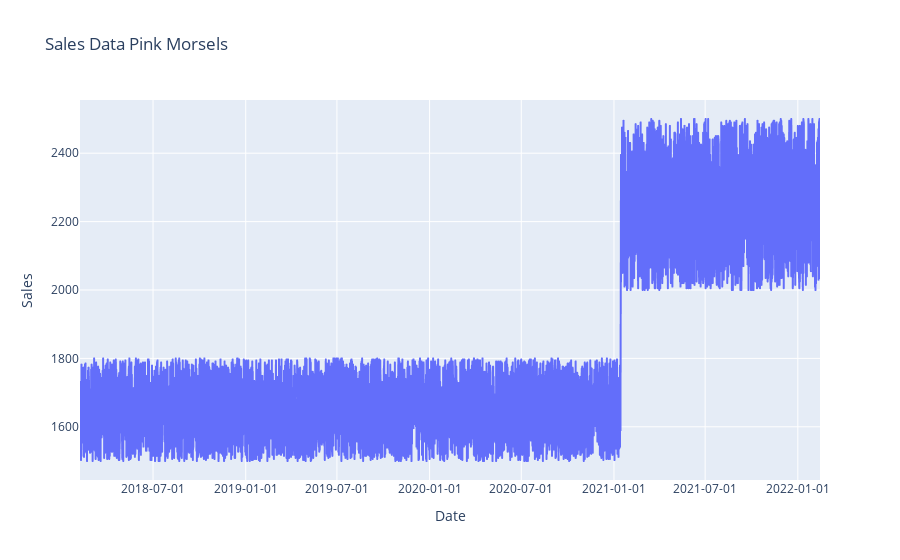

Notebook source saved alongside this figure:
### Code cell
import plotly.express as px

fig = px.line(result, x='date', y='sales', title='Sales Data Pink Morsels')
fig.update_layout(
    xaxis_title='Date',
    yaxis_title='Sales',
    xaxis=dict(
        tickformat='%Y-%m-%d',
        title_text='Date'
    ),
    yaxis=dict(
        title_text='Sales'
    )
)

### Figure 1 — Plotly figure (JSON) as saved in the notebook; plotly's stock layout.template omitted (floating-point values rounded to 4 significant figures; data arrays with more than 128 entries replaced by an {"elided": "..."} marker saying what was removed)
{"data": [{"hovertemplate": "date=%{x}<br>sales=%{y}<extra></extra>", "legendgroup": "", "line": {"color": "#636efa", "dash": "solid"}, "marker": {"symbol": "circle"}, "mode": "lines", "name": "", "showlegend": false, "type": "scattergl", "x": {"elided": "5880 str values"}, "xaxis": "x", "y": {"elided": "5880 int values"}, "yaxis": "y"}], "layout": {"autosize": true, "legend": {"tracegroupgap": 0}, "title": {"text": "Sales Data Pink Morsels"}, "xaxis": {"anchor": "y", "autorange": true, "domain": [0, 1], "range": ["2018-02-06", "2022-02-14"], "tickformat": "%Y-%m-%d", "title": {"text": "Date"}, "type": "date"}, "yaxis": {"anchor": "x", "autorange": true, "domain": [0, 1], "range": [1444.0, 2556.0], "title": {"text": "Sales"}, "type": "linear"}}}
